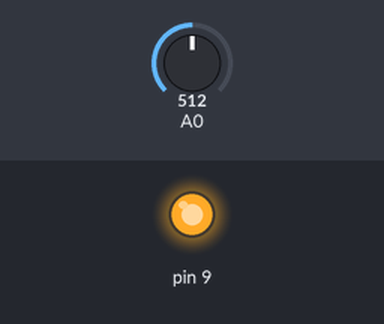
Simulated run of this sketch. Board: Arduino Uno, built with avr-gcc and run on an emulated ATmega328P. On the bench: output pins drawn as LEDs (lit = HIGH). Inputs (shaded band) come from the test bench; at power-on: A0 = 512.

Above: at 1.2 s.
1.3 s: A0 set to 122
4.3 s: A0 set to 0
At 4.8 s:
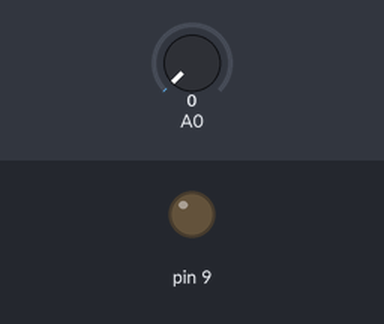
5.8 s: A0 set to 306
At 7.2 s:
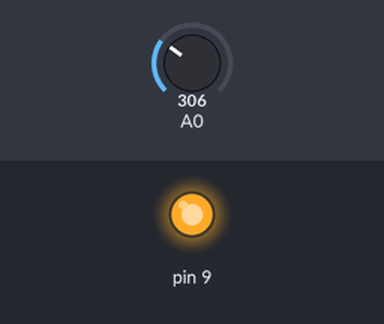
Timing chart, 0 to 8.8 s (numbered marks = the images above; inputs shaded):
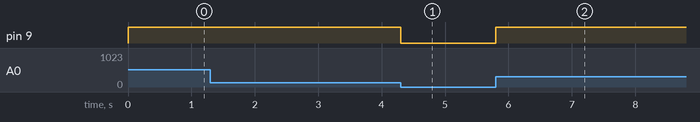

Measured:
- after the input at 5.8 s, pin 9: LOW → HIGH at once

The sketch:

Dinamik_Notch_Filtre.ino
```cpp
#define SAMPLE_RATE 10000 // Örnek oranı
#define NOTCH_FREQ 60 // Gürültü bant frekansı
#define NOTCH_BANDWIDTH 10 // Gürültü bant genişliği
#define FILTER_ADAPTATION 0.01 // Filtre parametreleri için adaptasyon oranı

float notch_a1 = 0.0; // Notch filtresi katsayıları
float notch_a2 = 0.0;
float notch_b0 = 0.0;
float notch_b1 = 0.0;
float notch_b2 = 0.0;

float notch_x1 = 0.0; // Notch filtresi önbellekleri
float notch_x2 = 0.0;
float notch_y1 = 0.0;
float notch_y2 = 0.0;

void setup() {
  // İşlemler
}

void loop() {
  // Analog sinyal örnekleme
  float input_signal = analogRead(A0);
  // Sinyal örnekleme hesaplamaları
  float omega = 2.0 * PI * NOTCH_FREQ / SAMPLE_RATE;
  float sn = sin(omega);
  float cs = cos(omega);
  float alpha = sin(omega * NOTCH_BANDWIDTH / 2.0) / cs;
  float b0 = (1.0 + alpha);
  float b1 = (-2.0 * cs);
  float b2 = (1.0 - alpha);
  float a0 = (1.0 + alpha);
  float a1 = (-2.0 * cs);
  float a2 = (1.0 - alpha);

  // Notch filtre katsayılarının güncellenmesi
  notch_b0 = b0 / a0;
  notch_b1 = b1 / a0;
  notch_b2 = b2 / a0;
  notch_a1 = a1 / a0;
  notch_a2 = a2 / a0;

  // Notch filtre önbellekleri
  float notch_y0 = notch_b0 * input_signal + notch_b1 * notch_x1 + notch_b2 * notch_x2 - notch_a1 * notch_y1 - notch_a2 * notch_y2;

  // Notch filtre önbelleklerinin güncellenmesi
  notch_x2 = notch_x1;
  notch_x1 = input_signal;
  notch_y2 = notch_y1;
  notch_y1 = notch_y0;

  // Filtrelenmiş sinyal çıkışı
  float filtered_signal = notch_y0;

  // Çıkış
  analogWrite(9, filtered_signal);
}
```
